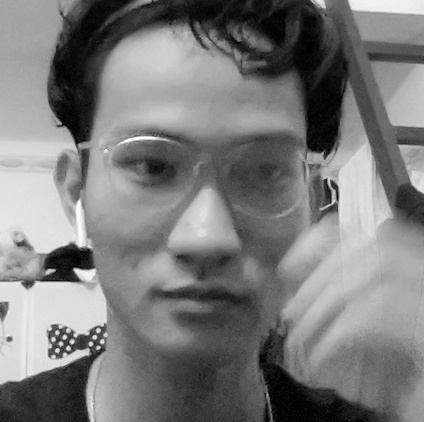
#> input picture Face-Recognition-master/dataSet/face-1.15.jpg, 424 x 422 px, given in place of face-1.1.jpg, which was not available
$ python trainer.py
#> lines starting #> are read from the running program, lines starting #| are printed output that depends on the picture; pictures that were not available may be replaced by others from this repository, and a replacement may not be noted
#Copyright Anirban Kar (anirbankar21@gmail.com)
#
#   Licensed under the Apache License, Version 2.0 (the "License");
#   you may not use this file except in compliance with the License.
#  You may obtain a copy of the License at
#
#       http://www.apache.org/licenses/LICENSE-2.0
#
#   Unless required by applicable law or agreed to in writing, software
#   distributed under the License is distributed on an "AS IS" BASIS,
#   WITHOUT WARRANTIES OR CONDITIONS OF ANY KIND, either express or implied.
#   See the License for the specific language governing permissions and
#   limitations under the License.

from unicodedata import name
import cv2
import os
import numpy as np
from PIL import Image
import glob

path = os.path.dirname(os.path.abspath(__file__))
#print(dir(cv2.face))
recognizer = cv2.face.LBPHFaceRecognizer_create()
cascadePath = path+r"/Classifiers/face.xml"
faceCascade = cv2.CascadeClassifier(cascadePath);
dataPath = path+r'/dataSet'

def get_images_and_labels(datapath):
#> called with datapath = 'Face-Recognition-master/dataSet'
    image_paths=[]
    for i in range(1,5):
        name=str(i)
        image_paths0 = ["dataSet/face-" +name +'.'+ str(i) for i in range(1,102) ]
        image_paths1=[s+".jpg" for s in image_paths0]
        image_paths.extend(image_paths1)


    print(len(image_paths))


    print(image_paths)
    #image_paths = [f for f in glob.glob(dataPath+'*.jpg')]


    # image_paths=[
    # "dataSet/face-1.1.jpg",
    # "dataSet/face-1.2.jpg",
    # "dataSet/face-1.3.jpg",
    # "dataSet/face-1.4.jpg",
    # "dataSet/face-1.5.jpg",
    # "dataSet/face-1.6.jpg",
    # "dataSet/face-1.7.jpg",
    # "dataSet/face-1.8.jpg",
    # "dataSet/face-1.9.jpg",
    # "dataSet/face-1.10.jpg",
    # "dataSet/face-1.11.jpg",
    # "dataSet/face-2.1.jpg",
    # "dataSet/face-2.2.jpg",
    # "dataSet/face-2.3.jpg",
    # "dataSet/face-2.4.jpg",
    # "dataSet/face-2.5.jpg",
    # "dataSet/face-2.6.jpg",
    # "dataSet/face-2.7.jpg",
    # "dataSet/face-2.8.jpg",
    # "dataSet/face-2.9.jpg",
    # "dataSet/face-2.10.jpg",
    # "dataSet/face-2.11.jpg",
    #  "dataSet/face-2.1.jpg",
    # "dataSet/face-2.2.jpg",
    # "dataSet/face-2.3.jpg",
    # "dataSet/face-2.4.jpg",
    # "dataSet/face-2.5.jpg",
    # "dataSet/face-2.6.jpg",
    # "dataSet/face-2.7.jpg",
    # "dataSet/face-2.8.jpg",
    # "dataSet/face-2.9.jpg",
    # "dataSet/face-2.10.jpg",
    # "dataSet/face-2.11.jpg",
    # "dataSet/face-3.1.jpg",
    # "dataSet/face-3.2.jpg",
    # "dataSet/face-3.3.jpg",
    # "dataSet/face-3.4.jpg",
    # "dataSet/face-3.5.jpg",
    # "dataSet/face-3.6.jpg",
    # "dataSet/face-3.7.jpg",
    # "dataSet/face-3.8.jpg",
    # "dataSet/face-3.9.jpg",
    # "dataSet/face-3.10.jpg",
    # "dataSet/face-3.11.jpg",
    # "dataSet/face-4.1.jpg",
    # "dataSet/face-4.2.jpg",
    # "dataSet/face-4.3.jpg",
    # "dataSet/face-4.4.jpg",
    # "dataSet/face-4.5.jpg",
    # "dataSet/face-4.6.jpg",
    # "dataSet/face-4.7.jpg",
    # "dataSet/face-4.8.jpg",
    # "dataSet/face-4.9.jpg",
    # "dataSet/face-4.10.jpg",
    # "dataSet/face-4.11.jpg",
    # "dataSet/face-5.1.jpg",
    # "dataSet/face-5.2.jpg",
    # "dataSet/face-5.3.jpg",
    # "dataSet/face-5.4.jpg",
    # "dataSet/face-5.5.jpg",
    # "dataSet/face-5.6.jpg",
    # "dataSet/face-5.7.jpg",
    # "dataSet/face-5.8.jpg",
    # "dataSet/face-5.9.jpg",
    # "dataSet/face-5.10.jpg",
    # "dataSet/face-5.11.jpg",
    # ]

     # images will contains face images
    images = []
     # labels will contains the label that is assigned to the image
    labels = []
    for image_path in image_paths:
         # Read the image and convert to grayscale
        image_pil = Image.open(image_path)
#> image_pil is the input picture: PIL image 424x422 L; min 0, max 255, mean 123.1
        image_pil.convert('L')
         # Convert the image format into numpy array
        image = np.array(image_pil, 'uint8')
         # Get the label of the image
        nbr = int(os.path.split(image_path)[1].split(".")[0].replace("face-", ""))
         #nbr=int(''.join(str(ord(c)) for c in nbr))
        print(nbr)
         # Detect the face in the image
        faces = faceCascade.detectMultiScale(image)
#> faces = [[48, 53, 315, 315]]
         # If face is detected, append the face to images and the label to labels
        for (x, y, w, h) in faces:
             images.append(image[y: y + h, x: x + w])
             labels.append(nbr)
             cv2.imshow("Adding faces to traning set...", image[y: y + h, x: x + w])
             cv2.waitKey(10)
#> this loop made 1 pass
#> pass 1, in get_images_and_labels, `cv2.imshow("Adding faces to traning set...", image[y: y + h, x: x + w])`:
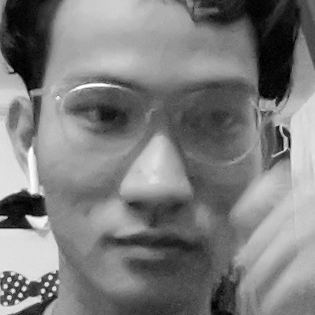
#> window 'Adding faces to traning set...': shape (315, 315); min 0, max 255, mean 124.6
#> after the loop, images = 1 item; labels = [1]
#> pass 2 of the loop in get_images_and_labels, `for image_path in image_paths:`:
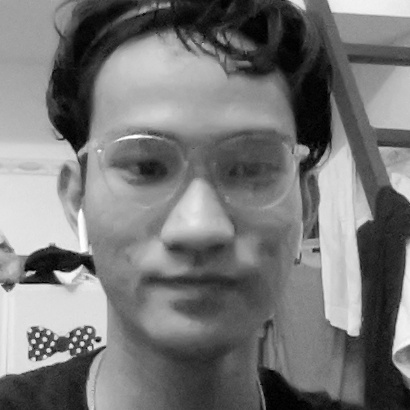
#> input picture Face-Recognition-master/dataSet/face-1.3.jpg, 410 x 410 px, given in place of face-1.2.jpg, which was not available
#> in get_images_and_labels, image_pil is the input picture: PIL image 410x410 L; min 0, max 255, mean 119.6
#> faces = [[46, 48, 310, 310]]
#> the loop in get_images_and_labels, `for (x, y, w, h) in faces:` made 1 pass
#> pass 1, in get_images_and_labels, `cv2.imshow("Adding faces to traning set...", image[y: y + h, x: x + w])`:
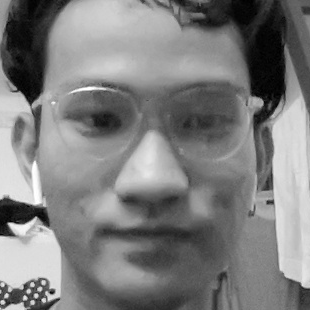
#> window 'Adding faces to traning set...': shape (310, 310); min 0, max 255, mean 125.8
#> after the loop in get_images_and_labels, `for (x, y, w, h) in faces:`: images = 2 items; labels = [1, 1]
     # return the images list and labels list
    return images, labels


#> (the run stopped early here; a loop or call above may not have finished)
